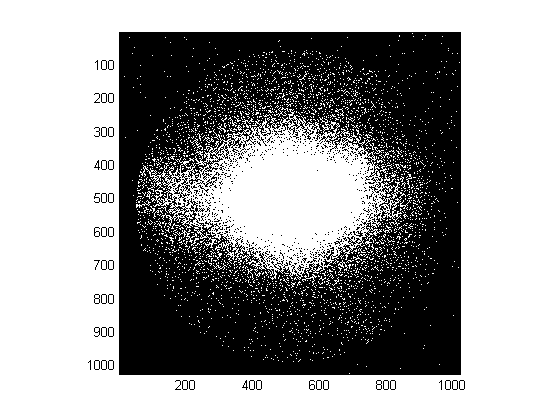
#> input picture DATA/noise02.png, 560 x 420 px
$ jupyter execute 04-Morphological-Operators.ipynb   (shell and % lines are left out)
#> lines starting #> are read from the running program, lines starting #| are printed output that depends on the picture; after the words box and inside, x2 and y2 are one past the last pixel; in counts of white or black regions, pixels touching at a corner belong together
# Morphological Operators

[cell 1]
import cv2
import numpy as np
import matplotlib.pyplot as plt

[cell 2]
def load_img():
    blank_img =np.zeros((600,600))
    font = cv2.FONT_HERSHEY_SIMPLEX
    cv2.putText(blank_img,text='ABCDE',org=(50,300), fontFace=font,fontScale= 5,color=(255,255,255),thickness=25,lineType=cv2.LINE_AA)
    return blank_img

[cell 3]
def display_img(img):
    fig = plt.figure(figsize=(12,10))
    ax = fig.add_subplot(111)
    ax.imshow(img,cmap='gray')

[cell 4]
img = load_img()

[cell 5]
display_img(img)
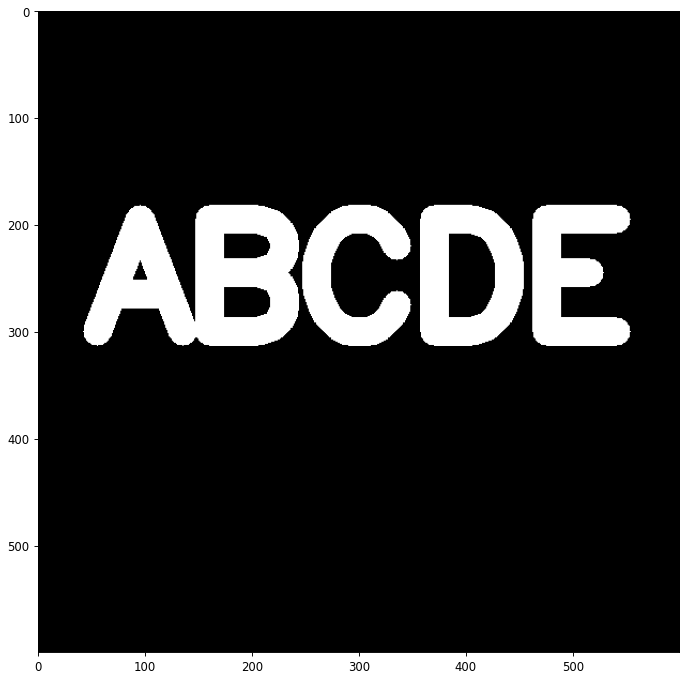
#> figure drawn by matplotlib, 1 panel

## Erosion/Dilation

Erodes away boundaries of foreground objects. Works best when foreground is light color (preferrably white) and background is dark.

[cell 6]
kernel = np.ones((5,5),np.uint8)
erosion1 = cv2.erode(img,kernel,iterations = 5)
display_img(erosion1)
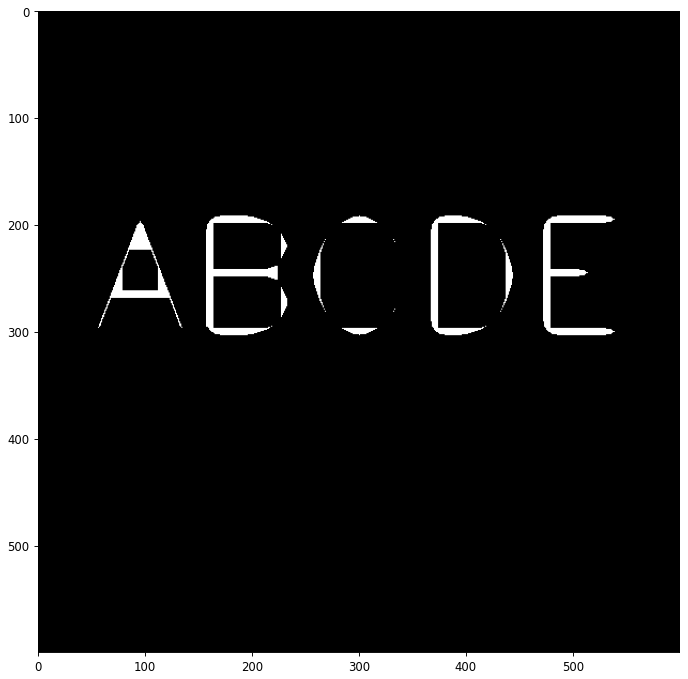
#> figure drawn by matplotlib, 1 panel

Dilation is the opposite

[cell 7]
dilation = cv2.dilate(img,kernel,iterations = 3)
display_img(dilation)
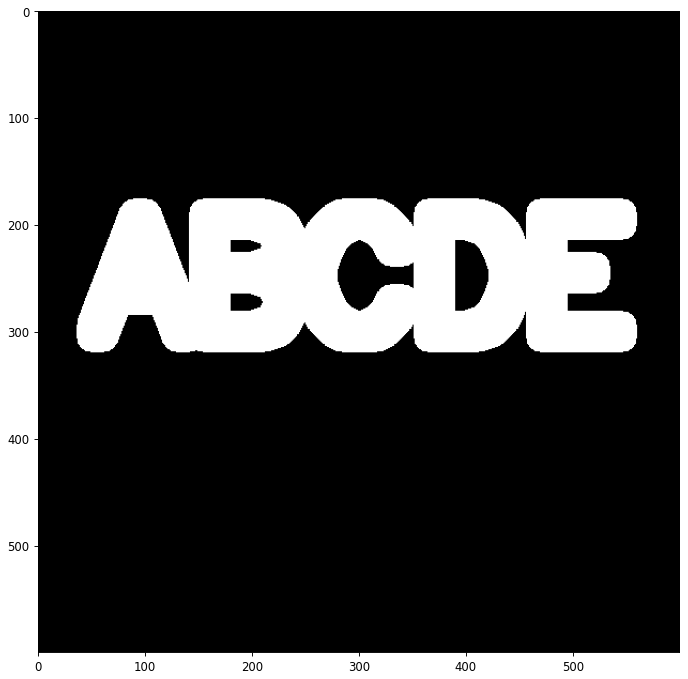
#> figure drawn by matplotlib, 1 panel

## Opening (erosion + dilation)
Opening is erosion followed by dilation. Useful in removing background noise!

[cell 8]
white_noise = np.random.randint(low=0,high=2,size=(600,600))   # random from low to high, high EXCLUDED
white_noise = white_noise*255
noise_img = white_noise+img
display_img(noise_img)
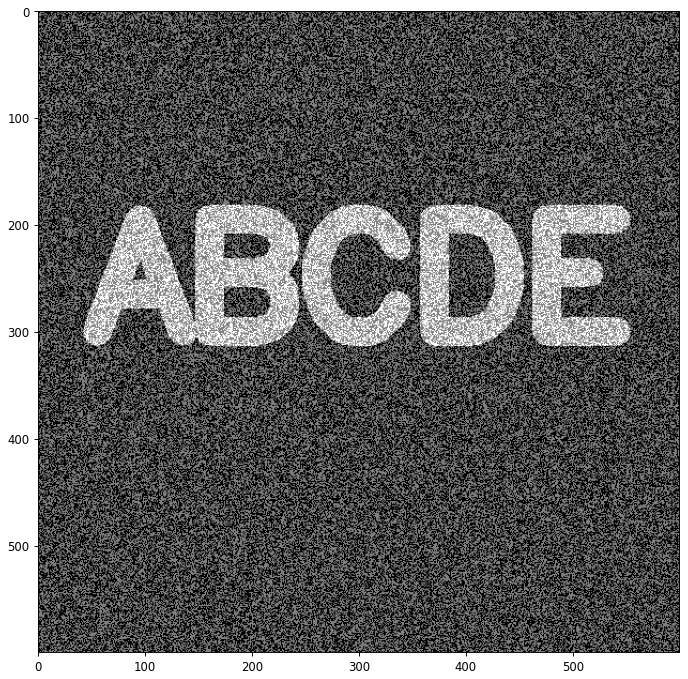
#> figure drawn by matplotlib, 1 panel

[cell 9]
opening = cv2.morphologyEx(noise_img, cv2.MORPH_OPEN, kernel)
display_img(opening)

------------------------------------------------------------
------------------------------------------------------------

Same thing, but manually eroding and dilating

---------------------------------------------------------------------
------------------------------------------------------------

[cell 10]
display_img(noise_img)

[cell 11]
temp = cv2.erode(noise_img, kernel, iterations = 1)
display_img(temp)
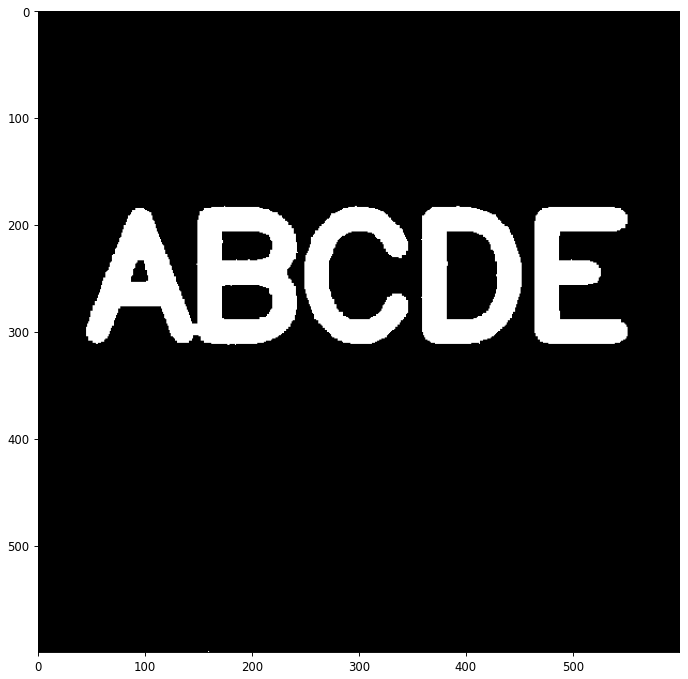
#> figure drawn by matplotlib, 1 panel

[cell 12]
temp = cv2.dilate(noise_img, kernel, iterations = 1)
display_img(temp)
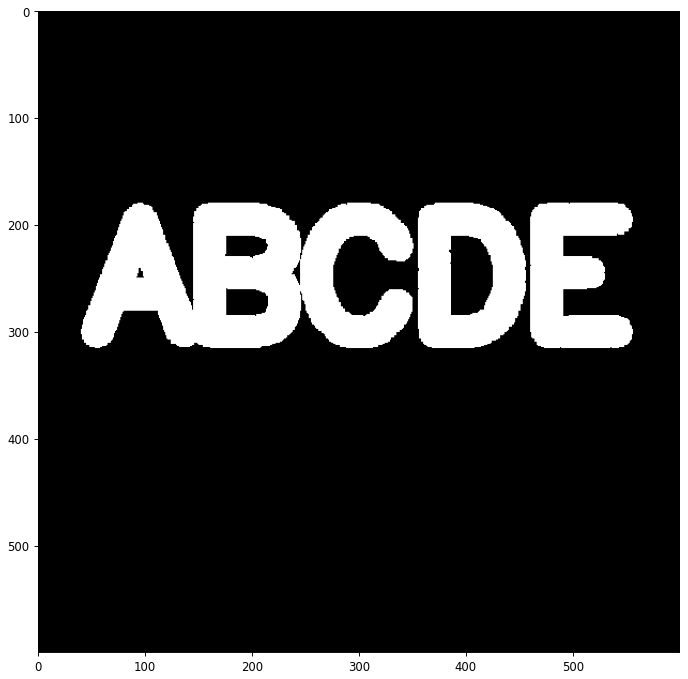
#> figure drawn by matplotlib, 1 panel

------------------------------------------------------------
------------------------------------------------------------

With another image

---------------------------------------------------------------------
------------------------------------------------------------

[cell 13]
noise_img = cv2.imread('../DATA/noise02.png',0)
#> noise_img: shape (420, 560); 61.2% white; 565 black regions (522 under 20 px), largest, box (x1, y1, x2, y2) and area: (119, 32, 461, 375) 89067, (353, 230, 363, 237) 30, (94, 294, 100, 304) 26
plt.imshow(noise_img, cmap='gray')

[cell 14]
temp = cv2.erode(noise_img, kernel, iterations=5)
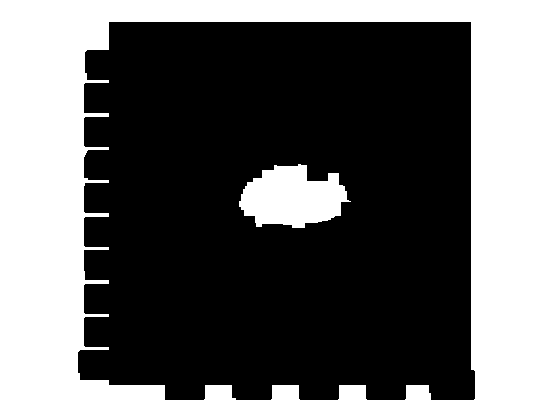
#> temp: shape (420, 560); 41.7% white; 2 white regions, box (x1, y1, x2, y2) and area: (0, 0, 560, 420) 93104, (239, 164, 351, 228) 4921
plt.imshow(temp, cmap='gray')

[cell 15]
temp = cv2.dilate(temp, kernel, iterations=5)
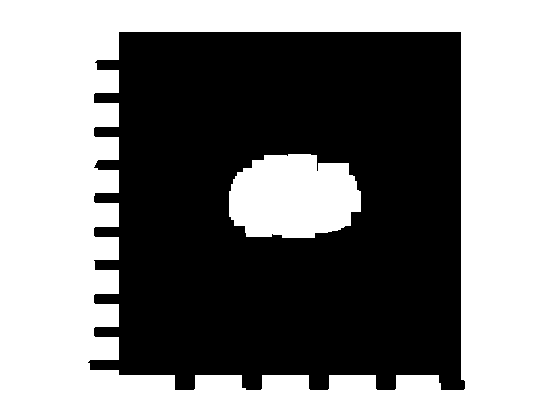
#> temp: shape (420, 560); 52.3% white; 1 black region, box (x1, y1, x2, y2) and area: (88, 32, 465, 390) 112235
plt.imshow(temp, cmap='gray')

### Closing
 Useful in removing noise from foreground objects, such as black dots on top of the white text.

[cell 16]
img = load_img()

[cell 17]
black_noise = np.random.randint(low=0,high=2,size=(600,600))

[cell 18]
black_noise

[cell 19]
black_noise= black_noise * -255

[cell 20]
black_noise_img = img + black_noise

[cell 21]
black_noise_img

[cell 22]
black_noise_img[black_noise_img==-255] = 0

[cell 23]
display_img(black_noise_img)
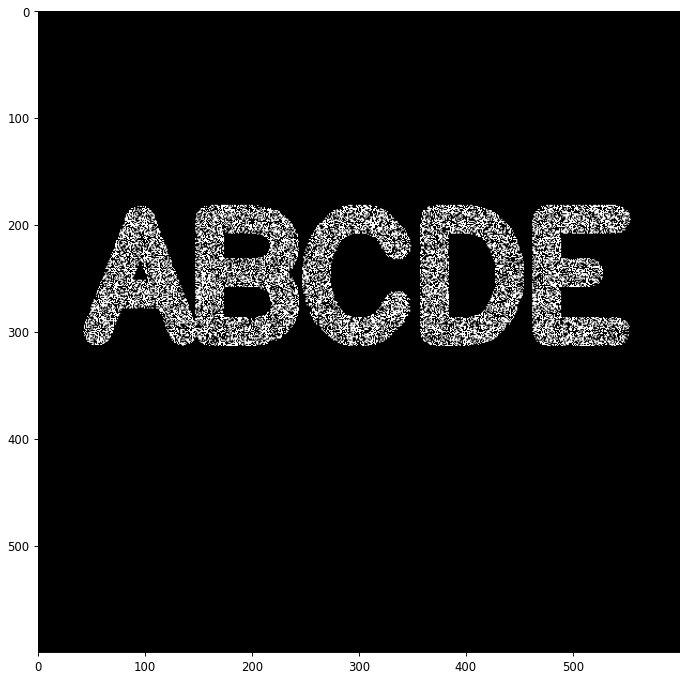
#> figure drawn by matplotlib, 1 panel

[cell 24]
closing = cv2.morphologyEx(black_noise_img, cv2.MORPH_CLOSE, kernel)

[cell 25]
display_img(closing)

## Morphological Gradient

Difference between dilation and erosion of an image.

[cell 26]
img = load_img()

[cell 27]
display_img(img)

[cell 28]
gradient = cv2.morphologyEx(img,cv2.MORPH_GRADIENT,kernel)

[cell 29]
display_img(gradient)
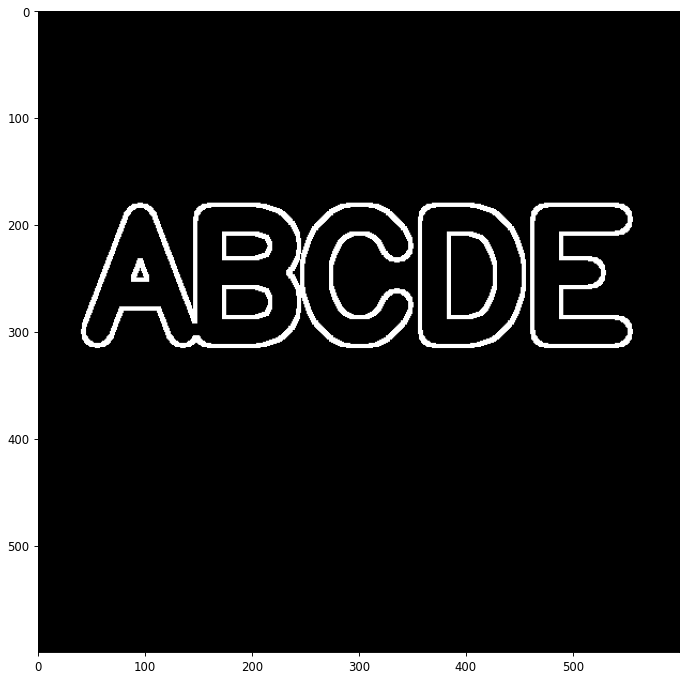
#> figure drawn by matplotlib, 1 panel
